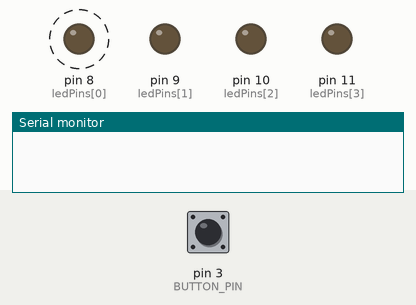
Simulated run of this sketch. Board: Arduino Uno, built with avr-gcc and run on an emulated ATmega328P. On the bench: output pins drawn as LEDs (lit = HIGH), the last lines printed to the serial monitor. Dashed ring = blinking. Inputs (shaded band) come from the test bench; at power-on: pin 3 (BUTTON_PIN) HIGH.

Above: at 1.2 s.
1.3 s: pin 3 (BUTTON_PIN) pulled LOW for 0.15 s
At 1.9 s:
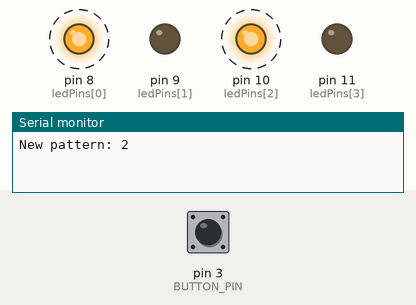
4.4 s: pin 3 (BUTTON_PIN) pulled LOW for 1 s
At 5.4 s:
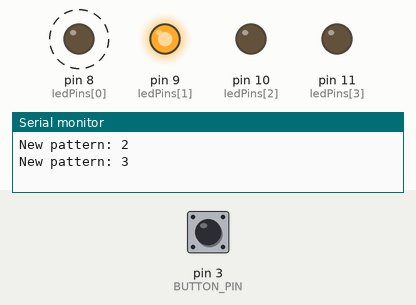
7.5 s: pin 3 (BUTTON_PIN) pulled LOW for 0.15 s
At 8.4 s:
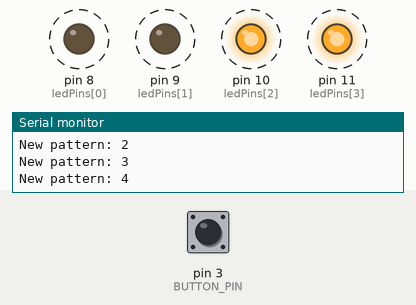
10.5 s: pin 3 (BUTTON_PIN) pulled LOW for 3.2 s
Timing chart, 0 to 16.2 s (numbered marks = the images above; inputs shaded):
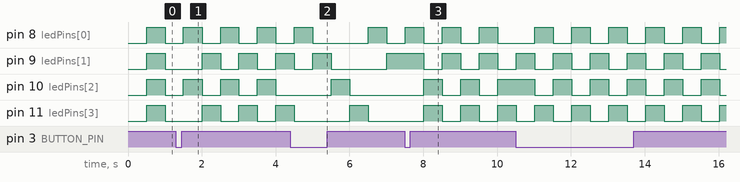

The sketch:

11_LEDBlinkingPatterns.ino
```cpp
#define BUTTON_PIN 3
#define DEBOUNCE_DELAY 500                // in microseconds
#define PATTERN_STATE_DURATION 500        // duration of each state in a pattern in milliseconds

short currentPattern = 0;                 // which pattern is currently being played (1-5)
int ledPins[4] = {8, 9, 10, 11};

// [pattern][patternState][ledPin]
int patterns[5][4][4] = {
  // pattern 1
  {
    {HIGH, HIGH, HIGH, HIGH},
    {LOW, LOW, LOW, LOW},
    {HIGH, HIGH, HIGH, HIGH},
    {LOW, LOW, LOW, LOW}
  },
  // pattern 2
  {
    {HIGH, LOW, HIGH, LOW},
    {LOW, HIGH, LOW, HIGH},
    {HIGH, LOW, HIGH, LOW},
    {LOW, HIGH, LOW, HIGH}
  },
  // pattern 3
  {
    {HIGH, LOW, LOW, LOW},
    {LOW, HIGH, LOW, LOW},
    {LOW, LOW, HIGH, LOW},
    {LOW, LOW, LOW, HIGH}
  },
  // pattern 4
  {
    {HIGH, HIGH, LOW, LOW},
    {LOW, LOW, HIGH, HIGH},
    {HIGH, HIGH, LOW, LOW},
    {LOW, LOW, HIGH, HIGH}
  },
  // pattern 5
  {
    {LOW, HIGH, HIGH, LOW},
    {HIGH, LOW, LOW, HIGH},
    {LOW, HIGH, HIGH, LOW},
    {HIGH, LOW, LOW ,HIGH}
  }
};


void setup() {
  for (int i = 0; i < 4; ++i) {
    pinMode(ledPins[i], OUTPUT);
  }
  pinMode(BUTTON_PIN, INPUT_PULLUP);

  for (int i = 0; i < 4; ++i) {
    digitalWrite(ledPins[i], LOW);
  }

  Serial.begin(9600);
}


void updatePattern() {
  static short patternState = 0;
  for(int i = 0; i < 4; ++i) {
    digitalWrite(ledPins[i], patterns[currentPattern][patternState][i]);
  }
  patternState = (patternState + 1) % 4;
}

void processButtonPin() {
  static int buttonState = HIGH;
  static bool isPressed = false;
  static unsigned long lastEventTime = 0;

  int newButtonState = digitalRead(BUTTON_PIN);
  int currentTime = micros();

  if (newButtonState != buttonState && currentTime - lastEventTime > DEBOUNCE_DELAY) {
    if (!isPressed && newButtonState == LOW) {
      currentPattern = (currentPattern + 1) % 5;
      Serial.print("New pattern: ");
      Serial.println(currentPattern + 1);
    }
    isPressed = !isPressed;
    lastEventTime = currentTime;
    buttonState = newButtonState;
  }
}

void loop() {
  processButtonPin();

  /* each pattern consists of two or more states
   * we switch between those states every PATTERN_STATE_DURATION ms
   */
  static unsigned long lastPatternStateSwitchTime = 0;
  if (millis() - lastPatternStateSwitchTime > PATTERN_STATE_DURATION) {
    updatePattern();
    lastPatternStateSwitchTime = millis();
  }
}
```

Measured:
- after the input at 4.4 s, pin 8 (ledPins[0]): LOW → HIGH after 2.1 s, → LOW 0.50 s later
- after the input at 7.5 s, pin 10 (ledPins[2]): alternates HIGH for 0.50 s and LOW for 0.50 s, starting after 0.52 s
- by itself, pin 8 (ledPins[0]), pin 9 (ledPins[1]), pin 11 (ledPins[3]): alternates HIGH for 0.50 s and LOW for 0.50 s
